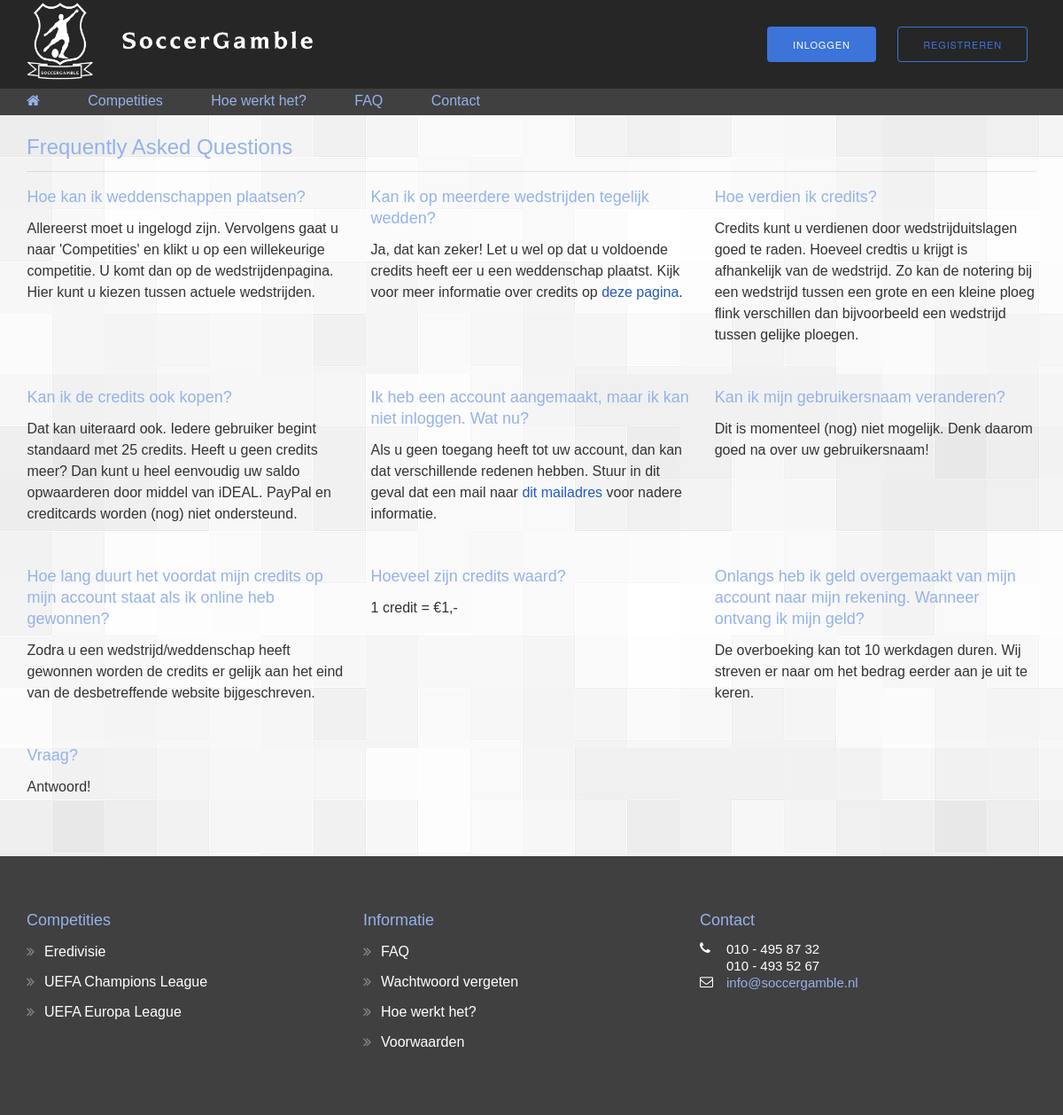
/faqpage.php, run on an earlier commit of the app's database.
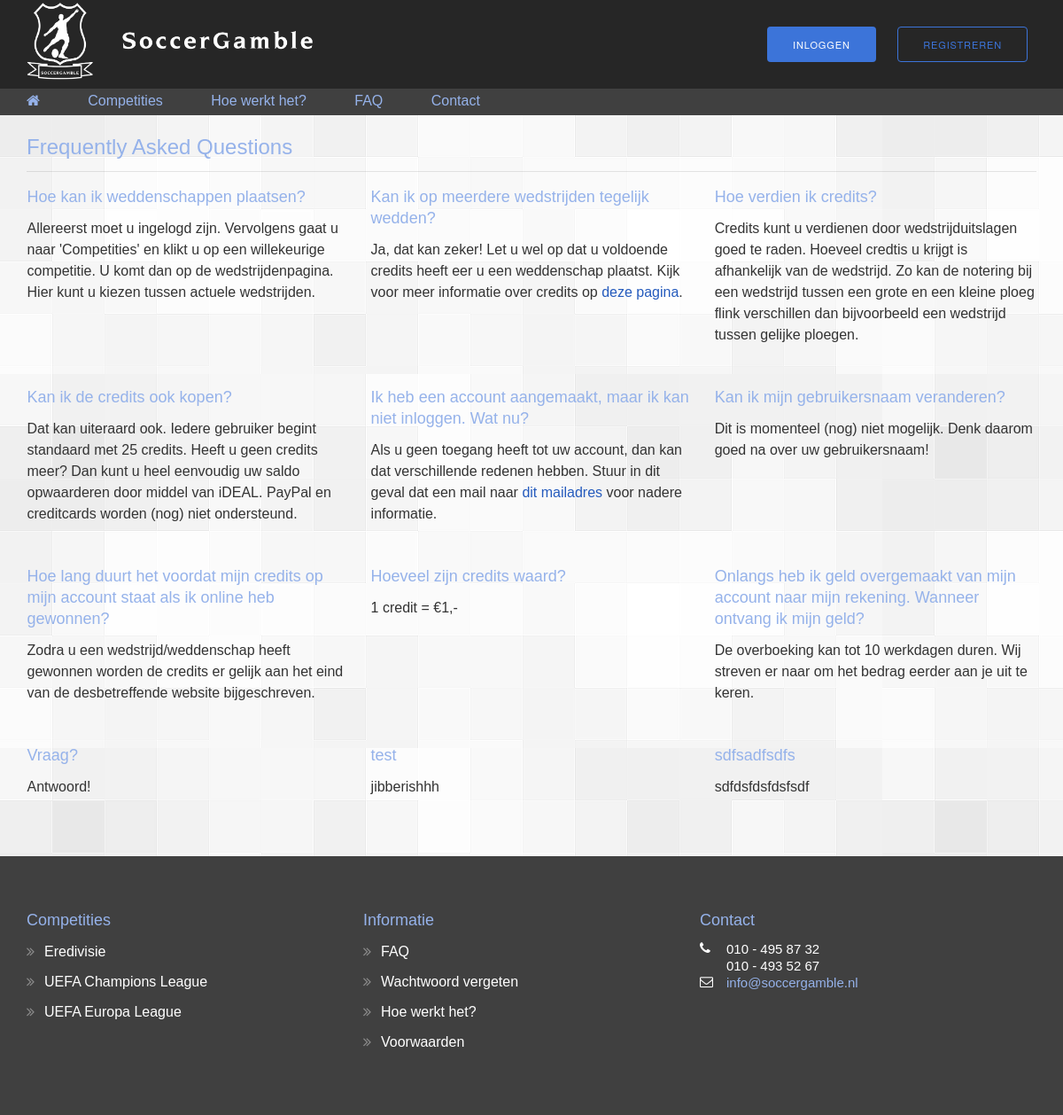
And on a later commit of the database.
### tables this page shows
CREATE TABLE `faq` (
  `id` int(100) NOT NULL,
  `question` text NOT NULL,
  `answer` text NOT NULL
);

### controllers/faq_controller.php (the view)
<?php
	include('dbconnect.php');
	$sql = "SELECT question, answer FROM faq";
	$result = $conn->query($sql);
	if ($result->num_rows > 0) {
		while ($row = $result->fetch_assoc()) {
			echo "
				<div class='col col-4 faq_item'>
					<h4>".$row['question']."</h4>
					<p>".$row['answer']."</p>
				</div>
			";
		}
		echo '</div>';
	}
	else {
		echo "0 results";
	}
?>

What changed in the data, as far as the page shows it:
added faq: question "test", answer "jibberishhh"
added faq: question "sdfsadfsdfs", answer "sdfdsfdsfdsfsdf"
